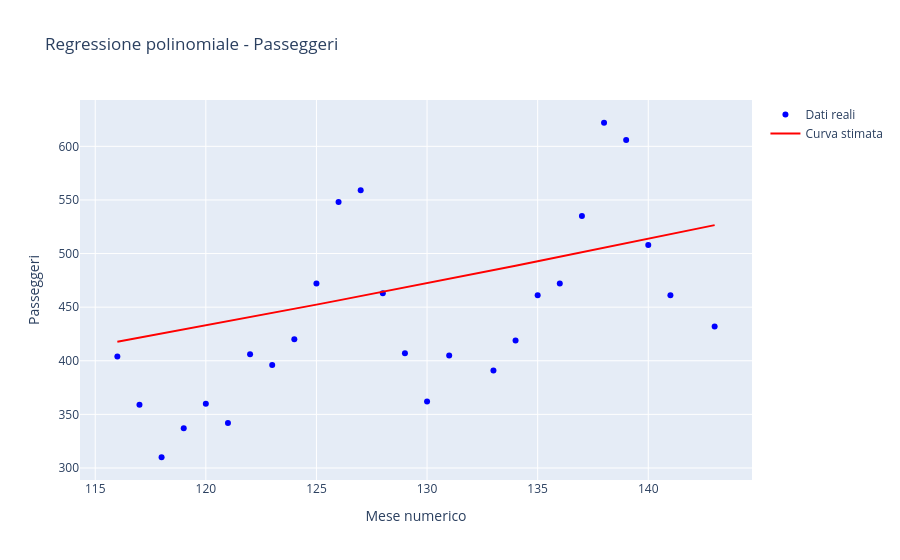

Notebook cell for this chart:
### Code cell
# Step 5: visualizzare i dati reali e la curva stimata con Plotly
fig = go.Figure()

# Dati reali: sono dei punti
fig.add_trace(go.Scatter(
    x=X_test,
    y=Y_test,
    mode='markers',
    name='Dati reali',
    line=dict(color='blue')
))

# Curva stimata: è una linea
fig.add_trace(go.Scatter(
    x=X_test,
    y=Y_pred,
    mode='lines',
    name='Curva stimata',
    line=dict(color='red')
))

fig.update_layout(
    title='Regressione polinomiale - Passeggeri',
    xaxis_title='Mese numerico',
    yaxis_title='Passeggeri'
)

fig.show()

### Figure 1 — Plotly figure (JSON) as saved in the notebook; plotly's stock layout.template omitted (floating-point values rounded to 4 significant figures)
{"data": [{"line": {"color": "blue"}, "mode": "markers", "name": "Dati reali", "type": "scatter", "x": [116, 117, 118, 119, 120, 121, 122, 123, 124, 125, 126, 127, 128, 129, 130, 131, 133, 134, 135, 136, 137, 138, 139, 140, 141, 143], "y": [404.0, 359.0, 310.0, 337.0, 360.0, 342.0, 406.0, 396.0, 420.0, 472.0, 548.0, 559.0, 463.0, 407.0, 362.0, 405.0, 391.0, 419.0, 461.0, 472.0, 535.0, 622.0, 606.0, 508.0, 461.0, 432.0]}, {"line": {"color": "red"}, "mode": "lines", "name": "Curva stimata", "type": "scatter", "x": [116, 117, 118, 119, 120, 121, 122, 123, 124, 125, 126, 127, 128, 129, 130, 131, 133, 134, 135, 136, 137, 138, 139, 140, 141, 143], "y": [417.7, 421.5, 425.3, 429.1, 432.9, 436.8, 440.6, 444.5, 448.4, 452.4, 456.3, 460.3, 464.3, 468.3, 472.3, 476.3, 484.5, 488.6, 492.7, 496.9, 501.1, 505.2, 509.5, 513.7, 517.9, 526.5]}], "layout": {"title": {"text": "Regressione polinomiale - Passeggeri"}, "xaxis": {"title": {"text": "Mese numerico"}}, "yaxis": {"title": {"text": "Passeggeri"}}}}
